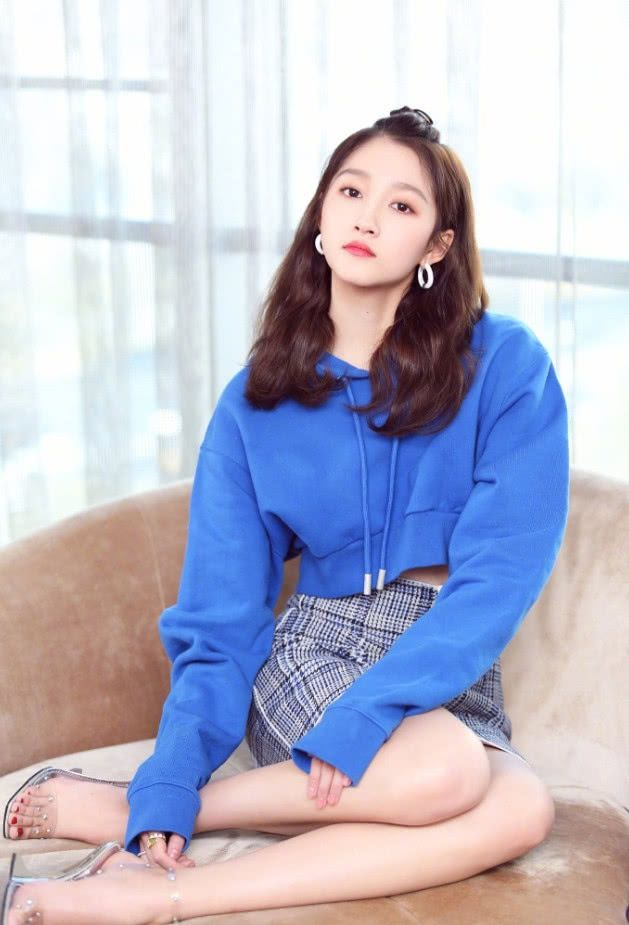
#> input picture face_alignment/1.jpg, 629 x 925 px
$ python face_alignment.py
#> lines starting #> are read from the running program, lines starting #| are printed output that depends on the picture; after the words box and inside, x2 and y2 are one past the last pixel; in counts of white or black regions, pixels touching at a corner belong together; long printed decimals are rounded
#> further down, img is the input picture: shape (925, 629, 3); mean B, G, R 201.9, 183.8, 183.8
#> `cv.circle(img, (face[0], face[1]), 1, (255, 0, 0), 3)`: img: shape (925, 629, 3); under 0.01% of pixels changed, all inside (x1, y1, x2, y2) = (350, 190, 357, 197)
#> `cv.circle(img, (face[2], face[3]), 1, (0, 255, 0), 3)`: img: shape (925, 629, 3); mean B, G, R 201.9, 183.8, 183.8
#> `cv.circle(img, (face[4], face[5]), 1, (0, 0, 255), 3)`: img: shape (925, 629, 3); mean B, G, R 201.9, 183.8, 183.8
#> `cv.circle(img, (face[6], face[7]), 1, (0, 0, 0), 3)`: img: shape (925, 629, 3); mean B, G, R 201.9, 183.8, 183.8
#> `cv.circle(img, (face[8], face[9]), 1, (255, 255, 255), 3)`: img: shape (925, 629, 3); mean B, G, R 201.9, 183.8, 183.8
import os
import math
import cv2 as cv
import numpy as np


def FcaeAlignment(img, landmarks):
    """
    function: face alignment
    img: 扣出来之后的人脸原图
    landmarks: 顺序：鼻子，左眼，右眼，左嘴，右嘴
    """
    # Step 1 get euler angle for filter
    size = img.shape
#> size = (925, 629, 3)
    # The order of key points must be consistent with model_points
    image_points = np.array([[landmarks[4], landmarks[5]],
                             [landmarks[0], landmarks[1]],
                             [landmarks[2], landmarks[3]],
                             [landmarks[6], landmarks[7]],
                             [landmarks[8], landmarks[9]]], dtype=np.double)

    model_points = np.array([(0.0, 0.0, 0.0),             # Nose tip
                             (-165.0, 170.0, -135.0),     # Left eye left corner
                             (165.0, 170.0, -135.0),      # Right eye right corner
                             (-150.0, -150.0, -125.0),    # Left Mouth corner
                             (150.0, -150.0, -125.0)])    # Right mouth corner

    # Camera internals
    center = (size[1]/2, size[0]/2)
#> center = (314.5, 462.5)
    focal_length = center[0] / np.tan(60/2 * np.pi / 180)
#> focal_length = 544.7
    camera_matrix = np.array([[focal_length, 0, center[0]],
                              [0, focal_length, center[1]],
                              [0, 0, 1]], dtype="double")

    dist_coeffs = np.zeros((4, 1))  # Assuming no lens distortion

    (success, rotation_vector, translation_vector) = cv.solvePnP(model_points, image_points, camera_matrix,
                                                                 dist_coeffs, flags=1)
#> success = True; rotation_vector = [-2.78, -0.524, 0.342]; translation_vector = [323.7, -1607.3, 3650.4]
    axis = np.float32([[400, 0, 0],
                       [0, 400, 0],
                       [0, 0, 400]])

    imgpts, jac = cv.projectPoints(axis, rotation_vector, translation_vector, camera_matrix, dist_coeffs)
    modelpts, jac2 = cv.projectPoints(model_points, rotation_vector, translation_vector, camera_matrix, dist_coeffs)
    rvec_matrix = cv.Rodrigues(rotation_vector)[0]

    proj_matrix = np.hstack((rvec_matrix, translation_vector))
    eulerAngles = cv.decomposeProjectionMatrix(proj_matrix)[6]
#> eulerAngles = [-160.7, 10.13, 23.1]

    pitch, yaw, roll = [math.radians(_) for _ in eulerAngles]

    pitch = math.degrees(math.asin(math.sin(pitch)))
    roll = -math.degrees(math.asin(math.sin(roll)))
    yaw = math.degrees(math.asin(math.sin(yaw)))

    # Step 2 face alignment
    if abs(yaw) > 40:
        retval = -1
        # return retval
    else:
        retval = 1
        center_x = (size[1]-1)//2
        center_y = (size[0]-1)//2
        M = np.float32([[1, 0, center_x - landmarks[4]],
                        [0, 1, center_y - landmarks[5]]])
        dst_temp = cv.warpAffine(img, M, (size[1], size[0]))
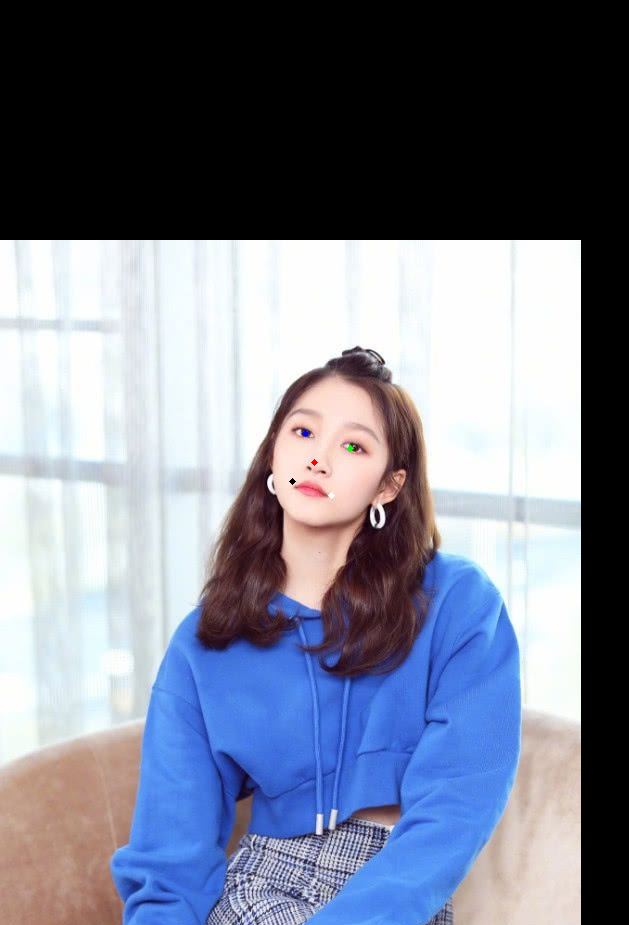
#> dst_temp: shape (925, 629, 3); mean B, G, R 143, 126.4, 121.1

        dx = (landmarks[2] - landmarks[0])
        dy = (landmarks[3] - landmarks[1])
        angle = math.atan2(dy, dx) * 180. / math.pi
        M = cv.getRotationMatrix2D((center_x,center_y), angle, 1)
        dst = cv.warpAffine(dst_temp, M, (size[1], size[0]))
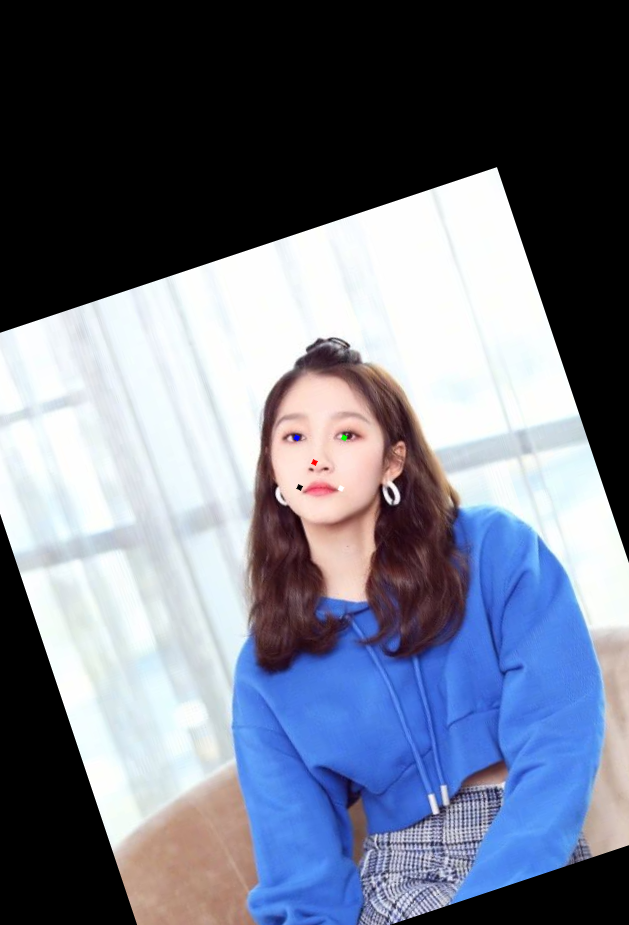
#> dst: shape (925, 629, 3); mean B, G, R 134.5, 117.9, 112

        '''
        (pitch, yaw, roll): 人脸角度，分别是点头、摇头和摆头。
        retval: 如果是 -1 判断左右摇头角度过大，是 1 则在正常范围内。
        dst: 校正后的人脸。
        '''
        return (pitch, yaw, roll), retval, dst


if __name__ == '__main__':

    face_dict = {'1': [353, 193, 398, 208, 362, 222, 340, 241, 379, 255],
                 '2': [204, 267, 290, 264, 247, 304, 209, 355, 289, 351],
                 '3': [182, 99, 214, 96, 200, 120, 185, 126, 214, 124],
                 '4': [159, 136, 173, 136, 169, 150, 153, 153, 164, 154],
                 '5': [95, 144, 105, 128, 109, 139, 115, 149, 126, 136]}

    file_path = '1.jpg'
    filepath, tempfilename = os.path.split(file_path)
    filename, extension = os.path.splitext(tempfilename)
    face = face_dict[filename]

    img = cv.imread(file_path)

    # Draw the key points
    cv.circle(img, (face[0], face[1]), 1, (255, 0, 0), 3)
    cv.circle(img, (face[2], face[3]), 1, (0, 255, 0), 3)
    cv.circle(img, (face[4], face[5]), 1, (0, 0, 255), 3)
    cv.circle(img, (face[6], face[7]), 1, (0, 0, 0), 3)
    cv.circle(img, (face[8], face[9]), 1, (255, 255, 255), 3)

    angle, retval, dst = FcaeAlignment(img, face)
#> angle = (-19.34, 10.13, -23.1); retval = 1
    print(angle)
#| (-19.336, 10.127, -23.100)
    print(retval)
#| 1

    # if retval == -1:
    #     print('人脸倾斜角度过大，已被筛选！')
    # else:
    print('图片已被矫正！')
    cv.imshow("img", img)
    cv.imshow("dst", dst)
    cv.waitKey()

$ run again, with face_alignment/2.jpg copied over face_alignment/1.jpg
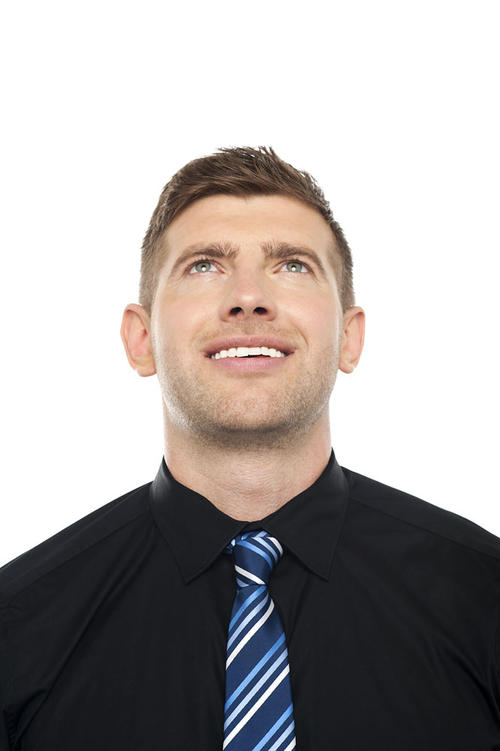
#> input picture face_alignment/2.jpg, 500 x 751 px
#> img is the input picture: shape (751, 500, 3); mean B, G, R 164.7, 166.1, 171.1
#> in FcaeAlignment, `dst_temp = cv.warpAffine(img, M, (size[1], size[0]))`:
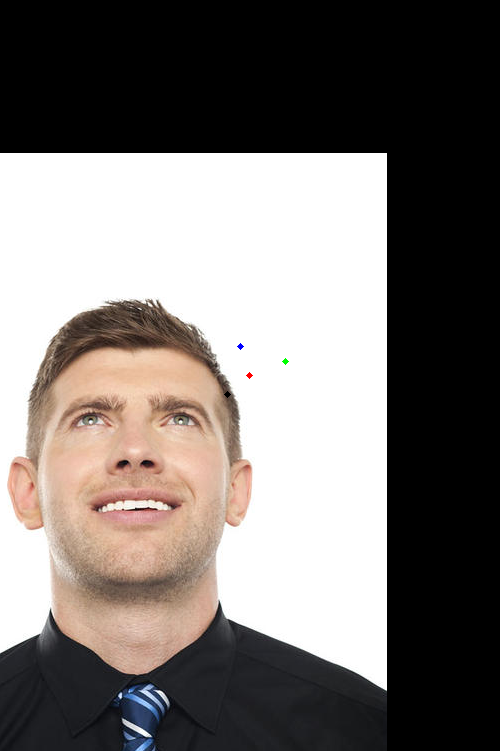
#> dst_temp: shape (751, 500, 3); mean B, G, R 114.1, 117.2, 122.9
#> in FcaeAlignment, `dst = cv.warpAffine(dst_temp, M, (size[1], size[0]))`:
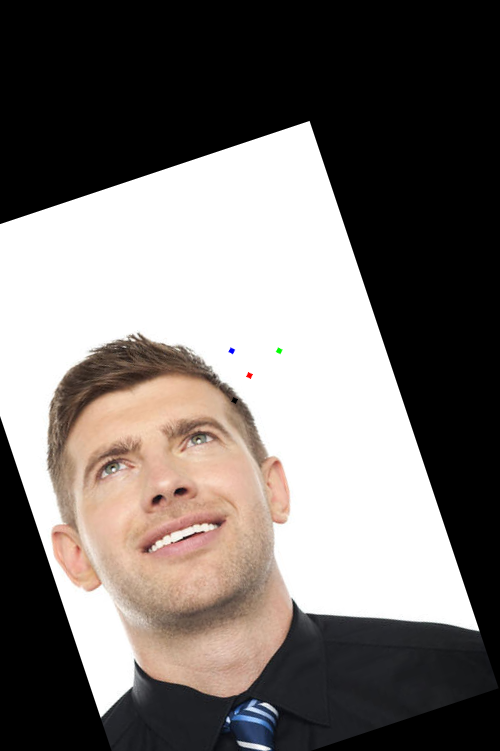
#> dst: shape (751, 500, 3); mean B, G, R 109.8, 112.9, 118.7
#> angle = (-18.11, 17.55, -23.8); retval = 1
#| (-18.111, 17.548, -23.796)
#| 1

$ run again, with face_alignment/3.jpg copied over face_alignment/1.jpg
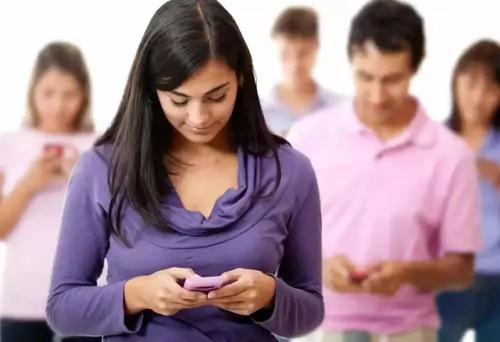
#> input picture face_alignment/3.jpg, 500 x 342 px
#> img is the input picture: shape (342, 500, 3); mean B, G, R 144.5, 135.1, 162.2
#> in FcaeAlignment, `dst_temp = cv.warpAffine(img, M, (size[1], size[0]))`:
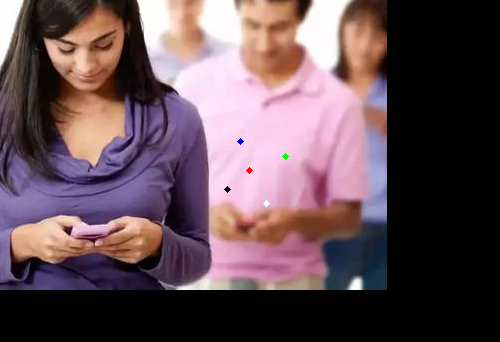
#> dst_temp: shape (342, 500, 3); mean B, G, R 85.8, 78.4, 100.1
#> in FcaeAlignment, `dst = cv.warpAffine(dst_temp, M, (size[1], size[0]))`:
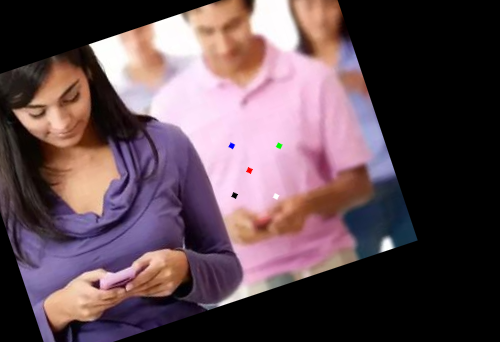
#> dst: shape (342, 500, 3); mean B, G, R 82.3, 74.9, 96
#> angle = (-1.72, 34.88, -18.47); retval = 1
#| (-1.720, 34.876, -18.471)
#| 1
